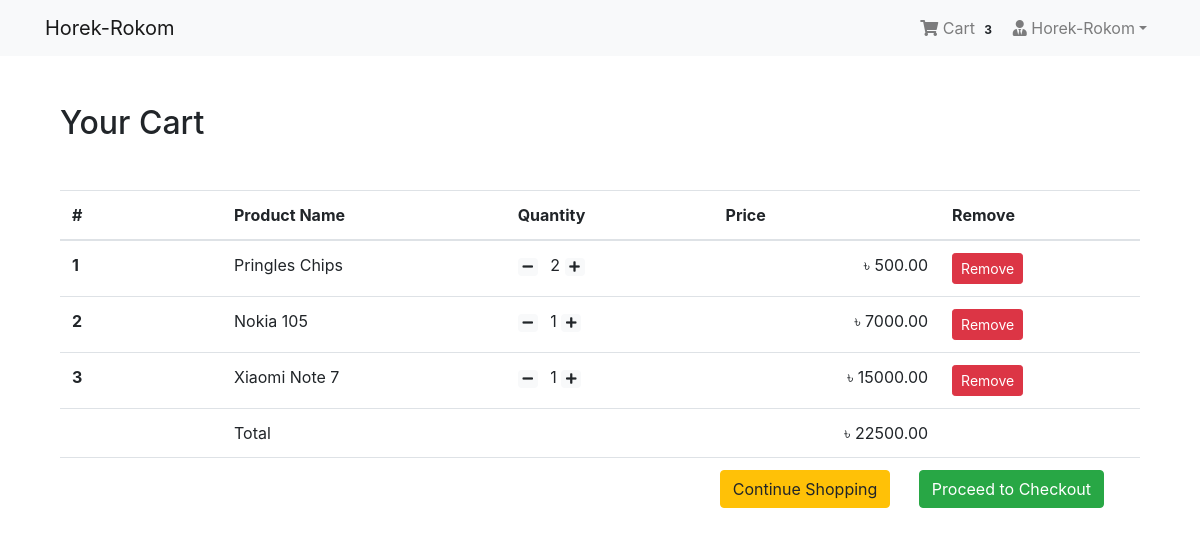
Before: /shop/cart/ (signed in) with the older database file.
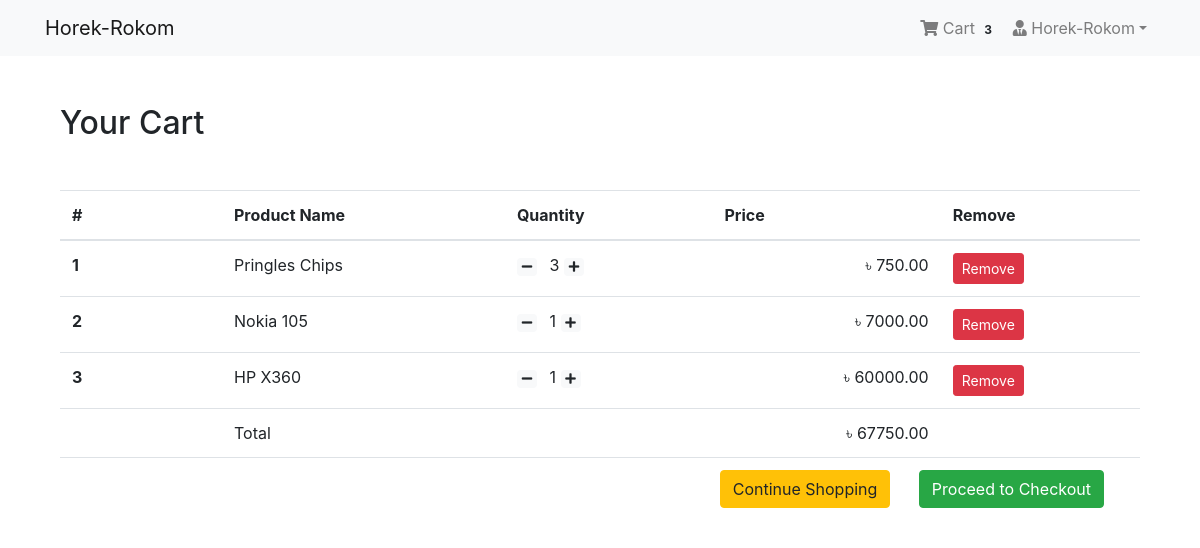
After: the same page with the newer database file.
### App_Order/models.py (models this page shows, shortened)
class Cart(models.Model):
    user=models.ForeignKey(settings.AUTH_USER_MODEL,on_delete=models.CASCADE, related_name="cart")
    item=models.ForeignKey(Product,on_delete=models.CASCADE)
    quantity = models.IntegerField(default=1)
    purchased=models.BooleanField(default=False)
    created=models.DateTimeField(auto_now_add=True) #first bar
    updated=models.DateTimeField(auto_now=True)     #prottek update a
    def get_total(self):
        total=self.item.price*self.quantity
        float_total=format(total,'0.2f')
        return float_total

class Order(models.Model):
    orderitems=models.ManyToManyField(Cart)
    user=models.ForeignKey(settings.AUTH_USER_MODEL,on_delete=models.CASCADE)
    ordered=models.BooleanField(default=False)
    created=models.DateTimeField(auto_now_add=True)
    paymentID=models.CharField(max_length=264,blank=True,null=True)
    orderID=models.CharField(max_length=200,blank=True,null=True)
    def get_totals(self):
        total=0
        for order_item in self.orderitems.all():
            total+= float(order_item.get_total())
        return total

### App_Shop/models.py (models this page shows, shortened)
class Product(models.Model):
    mainimage=models.ImageField(upload_to='Products')
    name=models.CharField(max_length=264)
    category = models.ForeignKey(Category, on_delete=models.CASCADE, related_name='category')
    preview_text=models.TextField(max_length=200,verbose_name='Preview Text')
    detail_text=models.TextField(max_length=1000,verbose_name='Description')
    price=models.FloatField()
    old_price=models.FloatField(default=0.00)
    created=models.DateTimeField(auto_now_add=True)
    class Meta:
        ordering=['-created',] #latest date wise ordering thakbe

### App_Order/views.py (the view)
# urls.py: path('cart/',views.cart_view,name="cart"),
@login_required
def cart_view(request):
    carts=Cart.objects.filter(user=request.user,purchased=False)
    orders=Order.objects.filter(user=request.user,ordered=False)
    if carts.exists() and orders.exists():
        order=orders[0]
        return render(request,'App_Order/cart.htm',context={'carts':carts,'order':order})
    else:
        messages.warning(request,"You don't have any item in your Cart!")
        return redirect("App_Shop:home")

### App_Order/templatetags/cart_tag.py (called while the page is built)
@register.filter
def cart_total(user):
    cart=Cart.objects.filter(user=user,purchased=False)
    if cart.exists():
        return cart.count()
    else:
        return 0

### templates/App_Order/cart.htm
{% extends 'base.htm' %}
{% block body_block %}
<div class="container my-5">
    <div class="my-5">
        <h2>Your Cart</h2>
    </div>
    <table class="table table-hover">
        <thead>
            <tr>
                <th scope="col" width="15%">#</th>
                <th scope="col">Product Name</th>
                <th scope="col">Quantity</th>
                <th scope="col" align="right">Price</th>
                <th scope="col">Remove</th>
            </tr>
        </thead>
        <tbody>
            {% for cart in carts %}
            <tr>
                <th scope="row">{{ forloop.counter }}</th>
                <td>{{ cart.item.name }}</td>
                <td>
                    <a class="mr-2" href="{% url 'App_Order:decrease' pk=cart.item.pk %}"><span class="badge badge-light"><i class="fas fa-minus"></i></span></a>
                    {{ cart.quantity }}
                    <a class="mr-2" href="{% url 'App_Order:increase' pk=cart.item.pk %}"><span class="badge badge-light"><i class="fas fa-plus"></i></span></a>
                </td>
                <td align="right">&#2547; {{cart.get_total}}</td>
                <td><a href="{% url 'App_Order:remove' pk=cart.item.pk %}" class="btn btn-danger btn-sm">Remove</a></td>
            </tr>
            {% endfor %}
            <tr>
                <th scope="row"></th>
                <td colspan="2">Total</td>
                <td align="right">&#2547; {{order.get_totals|floatformat:2 }}</td>
                <td></td>
            </tr>
            <tr>
                <th scope="row"></th>
                <td colspan="4" class="text-right">
                    <a href="{% url 'App_Shop:home' %}" class="btn btn-warning mr-4">Continue Shopping</a>
                    <a href="{% url 'App_Payment:checkout' %}" class="btn btn-success mr-4">Proceed to Checkout</a>
                </td>
            </tr>
        </tbody>
    </table>
</div>
{% endblock %}

Changed rows visible on the page:
removed Cart: item.name "Xiaomi Note 7", quantity "1", get_total "15000.00"
changed Cart "Pringles Chips": quantity "2" → "3"; get_total "500.00" → "750.00"
added Cart: item.name "HP X360", quantity "1", get_total "60000.00"
changed through a linked row, Order: get_totals "22500.00" → "67750.00"
